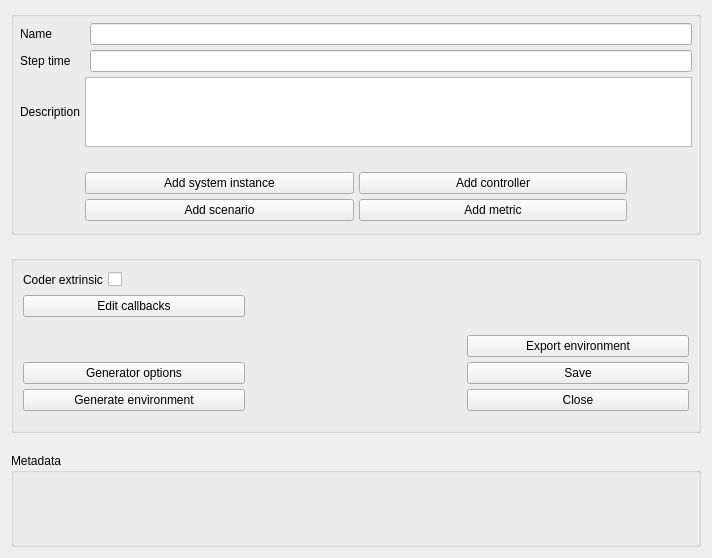
<?xml version="1.0" encoding="UTF-8"?>
<ui version="4.0">
 <class>Form</class>
 <widget class="QWidget" name="Form">
  <property name="geometry">
   <rect>
    <x>0</x>
    <y>0</y>
    <width>712</width>
    <height>558</height>
   </rect>
  </property>
  <property name="windowTitle">
   <string>Form</string>
  </property>
  <layout class="QVBoxLayout" name="verticalLayout_2">
   <item>
    <layout class="QVBoxLayout" name="verticalLayout" stretch="5,0,10">
     <property name="spacing">
      <number>20</number>
     </property>
     <property name="bottomMargin">
      <number>0</number>
     </property>
     <item>
      <widget class="QGroupBox" name="groupBox">
       <property name="title">
        <string/>
       </property>
       <layout class="QHBoxLayout" name="horizontalLayout_3" stretch="0">
        <property name="spacing">
         <number>6</number>
        </property>
        <property name="leftMargin">
         <number>6</number>
        </property>
        <property name="topMargin">
         <number>6</number>
        </property>
        <property name="rightMargin">
         <number>6</number>
        </property>
        <property name="bottomMargin">
         <number>6</number>
        </property>
        <item>
         <layout class="QVBoxLayout" name="verticalLayout_3">
          <property name="spacing">
           <number>5</number>
          </property>
          <property name="leftMargin">
           <number>0</number>
          </property>
          <property name="rightMargin">
           <number>0</number>
          </property>
          <property name="bottomMargin">
           <number>5</number>
          </property>
          <item>
           <layout class="QHBoxLayout" name="horizontalLayout_5">
            <item>
             <widget class="QLabel" name="nameLabel">
              <property name="minimumSize">
               <size>
                <width>65</width>
                <height>0</height>
               </size>
              </property>
              <property name="text">
               <string>Name</string>
              </property>
             </widget>
            </item>
            <item>
             <widget class="QLineEdit" name="nameTxt">
              <property name="sizePolicy">
               <sizepolicy hsizetype="Expanding" vsizetype="Expanding">
                <horstretch>0</horstretch>
                <verstretch>0</verstretch>
               </sizepolicy>
              </property>
              <property name="minimumSize">
               <size>
                <width>0</width>
                <height>0</height>
               </size>
              </property>
              <property name="maximumSize">
               <size>
                <width>16777215</width>
                <height>16777215</height>
               </size>
              </property>
             </widget>
            </item>
           </layout>
          </item>
          <item>
           <layout class="QHBoxLayout" name="horizontalLayout_8">
            <item>
             <widget class="QLabel" name="label_7">
              <property name="minimumSize">
               <size>
                <width>65</width>
                <height>0</height>
               </size>
              </property>
              <property name="text">
               <string>Step time</string>
              </property>
             </widget>
            </item>
            <item>
             <widget class="QLineEdit" name="stepTimeTxt">
              <property name="sizePolicy">
               <sizepolicy hsizetype="Expanding" vsizetype="Expanding">
                <horstretch>0</horstretch>
                <verstretch>0</verstretch>
               </sizepolicy>
              </property>
              <property name="maximumSize">
               <size>
                <width>16777215</width>
                <height>16777215</height>
               </size>
              </property>
              <property name="frame">
               <bool>true</bool>
              </property>
              <property name="readOnly">
               <bool>false</bool>
              </property>
             </widget>
            </item>
           </layout>
          </item>
          <item>
           <layout class="QHBoxLayout" name="horizontalLayout_7">
            <item>
             <widget class="QLabel" name="label_3">
              <property name="text">
               <string>Description</string>
              </property>
             </widget>
            </item>
            <item>
             <widget class="QPlainTextEdit" name="plainTextEdit"/>
            </item>
           </layout>
          </item>
          <item>
           <spacer name="verticalSpacer_4">
            <property name="orientation">
             <enum>Qt::Orientation::Vertical</enum>
            </property>
            <property name="sizeHint" stdset="0">
             <size>
              <width>20</width>
              <height>40</height>
             </size>
            </property>
           </spacer>
          </item>
          <item>
           <layout class="QHBoxLayout" name="horizontalLayout_17">
            <property name="leftMargin">
             <number>65</number>
            </property>
            <property name="topMargin">
             <number>20</number>
            </property>
            <property name="rightMargin">
             <number>65</number>
            </property>
            <item>
             <widget class="QPushButton" name="addSystemInstanceBtn">
              <property name="cursor">
               <cursorShape>PointingHandCursor</cursorShape>
              </property>
              <property name="text">
               <string>Add system instance</string>
              </property>
             </widget>
            </item>
            <item>
             <widget class="QPushButton" name="addControllerBtn">
              <property name="cursor">
               <cursorShape>PointingHandCursor</cursorShape>
              </property>
              <property name="text">
               <string>Add controller</string>
              </property>
             </widget>
            </item>
           </layout>
          </item>
          <item>
           <layout class="QHBoxLayout" name="horizontalLayout_11">
            <property name="leftMargin">
             <number>65</number>
            </property>
            <property name="topMargin">
             <number>0</number>
            </property>
            <property name="rightMargin">
             <number>65</number>
            </property>
            <item>
             <widget class="QPushButton" name="addScenarioBtn">
              <property name="cursor">
               <cursorShape>PointingHandCursor</cursorShape>
              </property>
              <property name="text">
               <string>Add scenario</string>
              </property>
             </widget>
            </item>
            <item>
             <widget class="QPushButton" name="addMetricBtn">
              <property name="cursor">
               <cursorShape>PointingHandCursor</cursorShape>
              </property>
              <property name="text">
               <string>Add metric</string>
              </property>
             </widget>
            </item>
           </layout>
          </item>
          <item>
           <spacer name="verticalSpacer_2">
            <property name="orientation">
             <enum>Qt::Orientation::Vertical</enum>
            </property>
            <property name="sizeHint" stdset="0">
             <size>
              <width>20</width>
              <height>40</height>
             </size>
            </property>
           </spacer>
          </item>
         </layout>
        </item>
       </layout>
      </widget>
     </item>
     <item>
      <widget class="QGroupBox" name="groupBox_5">
       <property name="title">
        <string/>
       </property>
       <layout class="QHBoxLayout" name="horizontalLayout_2">
        <item>
         <layout class="QHBoxLayout" name="horizontalLayout_10" stretch="10,10,10">
          <property name="spacing">
           <number>0</number>
          </property>
          <property name="leftMargin">
           <number>0</number>
          </property>
          <item>
           <layout class="QVBoxLayout" name="verticalLayout_4">
            <property name="spacing">
             <number>5</number>
            </property>
            <property name="leftMargin">
             <number>0</number>
            </property>
            <property name="bottomMargin">
             <number>10</number>
            </property>
            <item>
             <layout class="QHBoxLayout" name="horizontalLayout_12">
              <item>
               <widget class="QLabel" name="label">
                <property name="text">
                 <string>Coder extrinsic</string>
                </property>
               </widget>
              </item>
              <item>
               <widget class="QCheckBox" name="coderExtrinsicCb">
                <property name="cursor">
                 <cursorShape>PointingHandCursor</cursorShape>
                </property>
                <property name="mouseTracking">
                 <bool>true</bool>
                </property>
                <property name="text">
                 <string/>
                </property>
                <property name="checked">
                 <bool>false</bool>
                </property>
               </widget>
              </item>
              <item>
               <spacer name="horizontalSpacer_5">
                <property name="orientation">
                 <enum>Qt::Orientation::Horizontal</enum>
                </property>
                <property name="sizeHint" stdset="0">
                 <size>
                  <width>40</width>
                  <height>20</height>
                 </size>
                </property>
               </spacer>
              </item>
             </layout>
            </item>
            <item>
             <layout class="QHBoxLayout" name="horizontalLayout_16">
              <property name="topMargin">
               <number>0</number>
              </property>
             </layout>
            </item>
            <item>
             <widget class="QPushButton" name="editCallbacksBtn">
              <property name="cursor">
               <cursorShape>PointingHandCursor</cursorShape>
              </property>
              <property name="text">
               <string>Edit callbacks</string>
              </property>
             </widget>
            </item>
            <item>
             <spacer name="verticalSpacer">
              <property name="orientation">
               <enum>Qt::Orientation::Vertical</enum>
              </property>
              <property name="sizeHint" stdset="0">
               <size>
                <width>20</width>
                <height>40</height>
               </size>
              </property>
             </spacer>
            </item>
            <item>
             <widget class="QPushButton" name="generatorOptionsBtn">
              <property name="cursor">
               <cursorShape>PointingHandCursor</cursorShape>
              </property>
              <property name="text">
               <string>Generator options</string>
              </property>
             </widget>
            </item>
            <item>
             <widget class="QPushButton" name="generateEnvironmentBtn">
              <property name="cursor">
               <cursorShape>PointingHandCursor</cursorShape>
              </property>
              <property name="text">
               <string>Generate environment</string>
              </property>
             </widget>
            </item>
           </layout>
          </item>
          <item>
           <spacer name="horizontalSpacer_7">
            <property name="orientation">
             <enum>Qt::Orientation::Horizontal</enum>
            </property>
            <property name="sizeType">
             <enum>QSizePolicy::Policy::Expanding</enum>
            </property>
            <property name="sizeHint" stdset="0">
             <size>
              <width>428</width>
              <height>20</height>
             </size>
            </property>
           </spacer>
          </item>
          <item>
           <layout class="QVBoxLayout" name="verticalLayout_6">
            <property name="spacing">
             <number>5</number>
            </property>
            <property name="leftMargin">
             <number>0</number>
            </property>
            <property name="bottomMargin">
             <number>10</number>
            </property>
            <item>
             <spacer name="verticalSpacer_8">
              <property name="orientation">
               <enum>Qt::Orientation::Vertical</enum>
              </property>
              <property name="sizeHint" stdset="0">
               <size>
                <width>20</width>
                <height>40</height>
               </size>
              </property>
             </spacer>
            </item>
            <item>
             <widget class="QPushButton" name="exportBtn">
              <property name="cursor">
               <cursorShape>PointingHandCursor</cursorShape>
              </property>
              <property name="text">
               <string>Export environment</string>
              </property>
             </widget>
            </item>
            <item>
             <widget class="QPushButton" name="saveBtn">
              <property name="cursor">
               <cursorShape>PointingHandCursor</cursorShape>
              </property>
              <property name="text">
               <string>Save</string>
              </property>
             </widget>
            </item>
            <item>
             <widget class="QPushButton" name="closeBtn">
              <property name="cursor">
               <cursorShape>PointingHandCursor</cursorShape>
              </property>
              <property name="text">
               <string>Close</string>
              </property>
             </widget>
            </item>
           </layout>
          </item>
         </layout>
        </item>
       </layout>
      </widget>
     </item>
     <item>
      <widget class="QGroupBox" name="metadataBox">
       <property name="title">
        <string>Metadata</string>
       </property>
       <layout class="QFormLayout" name="formLayout">
        <property name="horizontalSpacing">
         <number>4</number>
        </property>
        <item row="0" column="0">
         <layout class="QFormLayout" name="metadataFormLayout"/>
        </item>
       </layout>
      </widget>
     </item>
    </layout>
   </item>
  </layout>
 </widget>
 <resources/>
 <connections/>
</ui>
